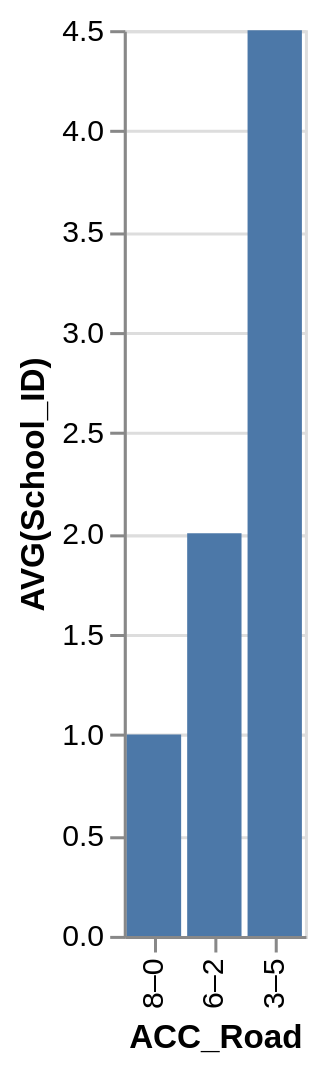

The specification (Vega-Lite) saved for this image:
### Vega-Lite specification from a JSON file in a GitHub repository (floating-point values rounded to 4 significant figures)
{"data": {"values": [{"x_data": "3–5", "y_data": 4.5}, {"x_data": "6–2", "y_data": 2}, {"x_data": "8–0", "y_data": 1}]}, "mark": "bar", "encoding": {"x": {"field": "x_data", "type": "nominal", "title": "ACC_Road", "sort": "descending"}, "y": {"field": "y_data", "type": "quantitative", "title": "AVG(School_ID)"}}}
